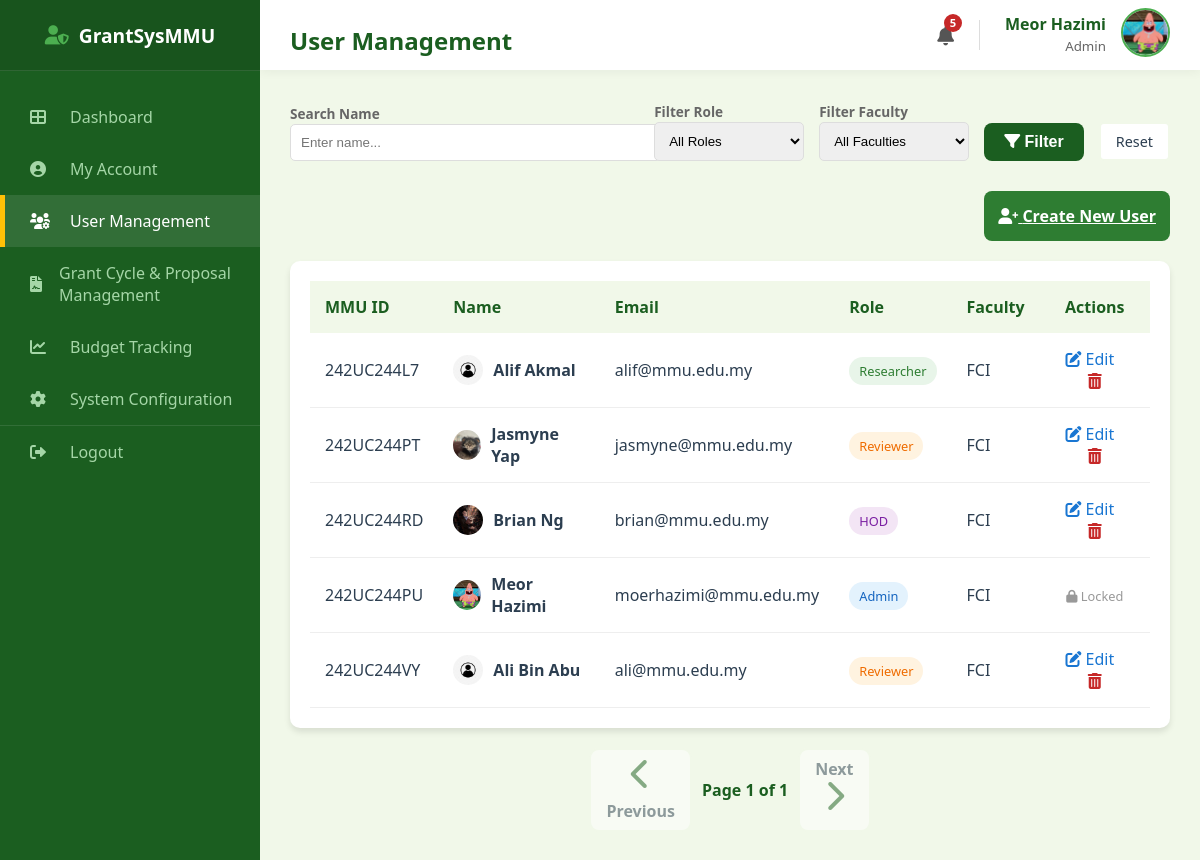
The app's page /admin/users (signed in) with its own data.
### models.py (models this page shows, shortened)
class User(db.Model):
    __tablename__ = "user"
    mmu_id = db.Column(db.String(15), primary_key=True)
    name = db.Column(db.String(150), nullable=False)
    email = db.Column(db.String(100), unique=True, nullable=False)
    password = db.Column(db.String(100), nullable=False)
    faculty = db.Column(db.String(100), nullable=False)
    user_role = db.Column(db.String(25), nullable=False)
    profile_image = db.Column(db.String(20), nullable=False, default="default.jpg")
    phone_number = db.Column(db.String(20), nullable=True)
    admin_profile = db.relationship(
        "Admin", backref="user_info", uselist=False, cascade="all, delete-orphan"
    )
    researcher_profile = db.relationship(
        "Researcher", backref="user_info", uselist=False, cascade="all, delete-orphan"
    )
    reviewer_profile = db.relationship(
        "Reviewer", backref="user_info", uselist=False, cascade="all, delete-orphan"
    )
    hod_profile = db.relationship(
        "HOD", backref="user_info", uselist=False, cascade="all, delete-orphan"
    )

### routes/admin_routes.py (the view)
@admin_bp.route("/admin/users")
def admin_user_management():
    if session.get("role") != "Admin":
        return redirect(url_for("admin.admin_login"))
    search_query = request.args.get("search", "")
    filter_role = request.args.get("role", "")
    filter_faculty = request.args.get("faculty", "")
    page = request.args.get("page", 1, type=int)
    per_page = 8
    query = User.query
    if search_query:
        query = query.filter(User.name.ilike(f"%{search_query}%"))
    if filter_role:
        query = query.filter_by(user_role=filter_role)
    if filter_faculty:
        query = query.filter_by(faculty=filter_faculty)
    pagination = query.paginate(page=page, per_page=per_page, error_out=False)
    return render_template(
        "admin_user_management.html",
        users=pagination.items,
        pagination=pagination,
        user=User.query.get(session["user_id"]),
        faculties=Faculty.query.all(),
    )

### templates/admin_user_management.html (shortened to what this page needs)
<!DOCTYPE html>
<html lang="en">
<head>
    <link rel="stylesheet" type="text/css" href="{{ url_for('static', filename='style.css') }}">
    <link rel="stylesheet" href="https://cdnjs.cloudflare.com/ajax/libs/font-awesome/6.0.0/css/all.min.css">
</head>
<body>
    <div class="dashboard-container">
        <div class="sidebar">
            <div class="sidebar-header">
                <i class="fas fa-user-shield" style="margin-right: 10px; color: var(--secondary-color);"></i>
                GrantSysMMU
            </div>
            <ul class="sidebar-menu">
                <li><a href="{{ url_for('admin.admin_dashboard') }}"><i class="fas fa-th-large"></i> Dashboard</a></li>
                <li><a href="{{ url_for('admin.admin_profile') }}"><i class="fas fa-user-circle"></i> My Account</a></li>
                <li class="active"><a href="{{ url_for('admin.admin_user_management') }}"><i class="fas fa-users-cog"></i>
                        User
                        Management</a></li>
                <li><a href="{{ url_for('admin.admin_proposal_management') }}"><i class="fas fa-file-contract"></i> Grant
                        Cycle & Proposal Management</a></li>
                <li><a href="{{ url_for('admin.admin_budget_tracking') }}"><i class="fas fa-chart-line"></i> Budget
                        Tracking</a></li>
                <li><a href="{{ url_for('admin.admin_system_data') }}"><i class="fas fa-cog"></i> System Configuration</a>
                </li>
                <li style="margin-top: auto; border-top: 1px solid rgba(255,255,255,0.1);">
                    <a href="{{ url_for('auth.logout') }}"><i class="fas fa-sign-out-alt"></i> Logout</a>
                </li>
            </ul>
        </div>
        <div class="main-content">
            <div class="top-bar">
                <h2>User Management</h2>
                <div style="display: flex; align-items: center; gap: 25px;">
                    <a href="{{ url_for('auth.view_notifications') }}"
                        style="position: relative; color: #555; font-size: 1.2rem; text-decoration: none;">
                        <i class="fas fa-bell"></i>
                        {% if unread_notifications > 0 %}
                        <span
                            style="position: absolute; top: -8px; right: -8px; background: #c62828; color: white; border-radius: 50%; width: 18px; height: 18px; font-size: 0.7rem; display: flex; align-items: center; justify-content: center; font-weight: bold;">
                            {{ unread_notifications }}
                        </span>
                        {% endif %}
                    </a>
                    <div style="display: flex; align-items: center; gap: 15px;">
                        <div style="text-align: right; line-height: 1.3;">
                            <span style="display: block; font-weight: bold; color: #1b5e20;">{{ user.name }}</span>
                            <small style="color: #666;">Admin</small>
                        </div>
                        <a href="{{ url_for('admin.admin_profile') }}">
                            <img src="{{ url_for('static', filename='profile_pics/' + user.profile_image) }}"
                                alt="Profile"
                                style="width: 45px; height: 45px; border-radius: 50%; object-fit: cover; border: 2px solid #4caf50;">
                        </a>
                    </div>
                </div>
            </div>
            <div class="content-wrapper">
                <div class="section-card" style="margin-bottom: 20px;">
                    <form method="GET" action="{{ url_for('admin.admin_user_management') }}"
                        style="display: flex; gap: 15px; align-items: flex-end; flex-wrap: wrap;">
                        <div style="flex: 1; min-width: 200px;">
                            <label style="font-size: 0.85rem; color: #666; font-weight: bold;">Search Name</label>
                            <input type="text" name="search" placeholder="Enter name..."
                                value="{{ request.args.get('search', '') }}"
                                style="width: 100%; padding: 10px; border: 1px solid #ddd; border-radius: 5px;">
                        </div>
                        <div style="width: 150px;">
                            <label style="font-size: 0.85rem; color: #666; font-weight: bold;">Filter Role</label>
                            <select name="role"
                                style="width: 100%; padding: 10px; border: 1px solid #ddd; border-radius: 5px;">
                                <option value="">All Roles</option>
                            </select>
                        </div>
                        <div style="width: 150px;">
                            <label style="font-size: 0.85rem; color: #666; font-weight: bold;">Filter Faculty</label>
                            <select name="faculty"
                                style="width: 100%; padding: 10px; border: 1px solid #ddd; border-radius: 5px;">
                                <option value="">All Faculties</option>
                            </select>
                        </div>
                        <button type="submit" class="btn-primary" style="width: auto; margin: 0; padding: 10px 20px;"><i
                                class="fas fa-filter"></i> Filter</button>
                        <a href="{{ url_for('admin.admin_user_management') }}" class="btn-outline"
                            style="width: auto; padding: 8px 15px; border-radius: 5px; font-weight: normal; font-size: 0.9rem;">Reset</a>
                    </form>
                </div>
                <div style="margin-bottom: 20px; text-align: right;">
                    <a href="{{ url_for('admin.admin_create_user') }}" class="btn-primary"
                        style="display: inline-block; width: auto; background-color: #2e7d32;">
                        <i class="fas fa-user-plus"></i> Create New User
                    </a>
                </div>
                <div class="table-card">
                    <table style="width: 100%; border-collapse: collapse;">
                        <thead>
                            <tr style="background: #f1f8e9; color: #1b5e20; text-align: left;">
                                <th style="padding: 15px;">MMU ID</th>
                                <th style="padding: 15px;">Name</th>
                                <th style="padding: 15px;">Email</th>
                                <th style="padding: 15px;">Role</th>
                                <th style="padding: 15px;">Faculty</th>
                                <th style="padding: 15px; text-align: center;">Actions</th>
                            </tr>
                        </thead>
                        <tbody>
                            {% for u in users %}
                            <tr style="border-bottom: 1px solid #eee;">
                                <td style="padding: 15px;">{{ u.mmu_id }}</td>
                                <td style="padding: 15px; font-weight: bold;">
                                    <div style="display: flex; align-items: center; gap: 10px;">
                                        <img src="{{ url_for('static', filename='profile_pics/' + u.profile_image) }}"
                                            style="width: 30px; height: 30px; border-radius: 50%; object-fit: cover;">
                                        {{ u.name }}
                                    </div>
                                </td>
                                <td style="padding: 15px;">{{ u.email }}</td>
                                <td style="padding: 15px;">
                                    <span style="padding: 5px 10px; border-radius: 15px; font-size: 0.8rem;
                                    {% if u.user_role == 'Admin' %}background:#e3f2fd; color:#1565c0;
                                    {% elif u.user_role == 'Researcher' %}background:#e8f5e9; color:#2e7d32;
                                    {% elif u.user_role == 'Reviewer' %}background:#fff3e0; color:#ef6c00;
                                    {% else %}background:#f3e5f5; color:#7b1fa2;{% endif %}">
                                        {{ u.user_role }}
                                    </span>
                                </td>
                                <td style="padding: 15px;">{{ u.faculty }}</td>
                                <td style="padding: 15px; text-align: center;">
                                    {% if u.user_role != 'Admin' %}
                                    <a href="{{ url_for('admin.admin_edit_user', user_id=u.mmu_id) }}"
                                        style="color: #1976d2; margin-right: 10px; text-decoration: none;">
                                        <i class="fas fa-edit"></i> Edit
                                    </a>
                                    <form action="{{ url_for('admin.admin_delete_user', user_id=u.mmu_id) }}" method="POST"
                                        style="display: inline;"
                                        onsubmit="return confirm('Are you sure you want to delete this user? This cannot be undone.');">
                                        <button type="submit"
                                            style="background: none; border: none; color: #c62828; cursor: pointer; font-size: 1rem;">
                                            <i class="fas fa-trash-alt"></i>
                                        </button>
                                    </form>
                                    {% else %}
                                    <span style="color: #999; font-size: 0.8rem;"><i class="fas fa-lock"></i>
                                        Locked</span>
                                    {% endif %}
                                </td>
                            </tr>
                            {% else %}
                            <tr>
                                <td colspan="6" style="padding: 20px; text-align: center; color: #777;">No users found
                                    matching criteria.</td>
                            </tr>
                            {% endfor %}
                        </tbody>
                    </table>
                </div>
                <div style="margin-top: 20px; display: flex; justify-content: center; align-items: center; gap: 10px;">
                    {% if pagination.has_prev %}
                    <a href="{{ url_for('admin.admin_user_management', page=pagination.prev_num, search=request.args.get('search'), role=request.args.get('role'), faculty=request.args.get('faculty')) }}"
                        class="btn-outline" style="padding: 8px 15px;">
                        <i class="fas fa-chevron-left"></i> Previous
                    </a>
                    {% else %}
                    <span class="btn-outline" style="padding: 8px 15px; opacity: 0.5; cursor: not-allowed;">
                        <i class="fas fa-chevron-left"></i> Previous
                    </span>
                    {% endif %}
                    <span style="font-weight: bold; color: #1b5e20;">
                        Page {{ pagination.page }} of {{ pagination.pages }}
                    </span>
                    {% if pagination.has_next %}
                    <a href="{{ url_for('admin.admin_user_management', page=pagination.next_num, search=request.args.get('search'), role=request.args.get('role'), faculty=request.args.get('faculty')) }}"
                        class="btn-outline" style="padding: 8px 15px;">
                        Next <i class="fas fa-chevron-right"></i>
                    </a>
                    {% else %}
                    <span class="btn-outline" style="padding: 8px 15px; opacity: 0.5; cursor: not-allowed;">
                        Next <i class="fas fa-chevron-right"></i>
                    </span>
                    {% endif %}
                </div>
            </div>
        </div>
    </div>
</body>
</html>

### records on screen
User: name "Meor Hazimi", profile_image (picture), mmu_id "242UC244PU", email "moerhazimi@mmu.edu.my", user_role "Admin", faculty "FCI", shows "Locked"
User: mmu_id "242UC244L7", profile_image (placeholder picture), name "Alif Akmal", email "alif@mmu.edu.my", user_role "Researcher", faculty "FCI"
User: mmu_id "242UC244PT", profile_image (picture), name "Jasmyne Yap", email "jasmyne@mmu.edu.my", user_role "Reviewer", faculty "FCI"
User: mmu_id "242UC244RD", profile_image (picture), name "Brian Ng", email "brian@mmu.edu.my", user_role "HOD", faculty "FCI"
User: mmu_id "242UC244VY", profile_image (placeholder picture), name "Ali Bin Abu", email "ali@mmu.edu.my", user_role "Reviewer", faculty "FCI"

### other values on screen
{{ unread_notifications }} "5"
{{ pagination.page }} "1"
{{ pagination.pages }} "1"
